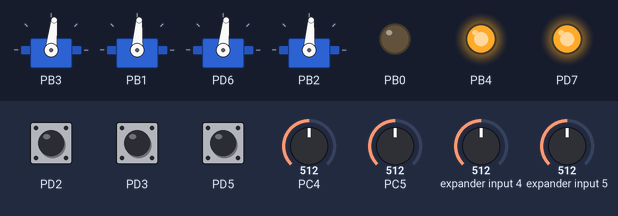
Recording of a program running on a simulated ATmega328P, built with avr-gcc and emulated at 16 MHz. Parts: 4 × servo, output pins drawn as LEDs (lit = HIGH). The test bench sets the inputs (shaded band); at power-on: PC4 = 512, PC5 = 512, expander input 4 = 512, expander input 5 = 512, PD2 HIGH, PD3 HIGH, PD5 HIGH. Servo pulses on a pin are drawn as a servo (544–2400 µs = 0–180°); pins used as bus, display or sensor lines are not drawn.

Above: at 1.2 s.
1.3 s: PC4 set to 716
At 2.5 s:
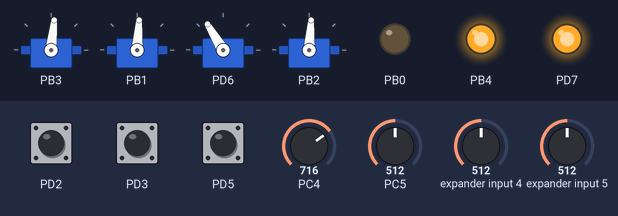
2.8 s: PC5 set to 716
At 3.8 s:
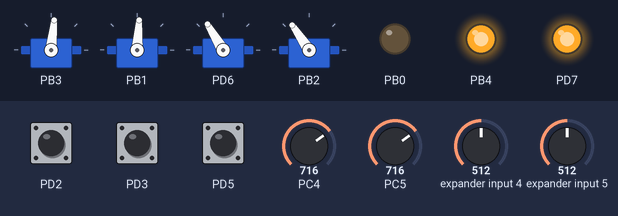
4.3 s: expander input 4 set to 716
At 5.5 s:
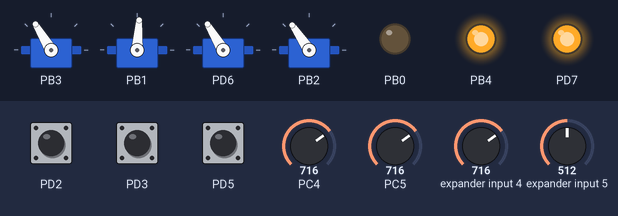
5.8 s: expander input 5 set to 716
At 6.5 s:
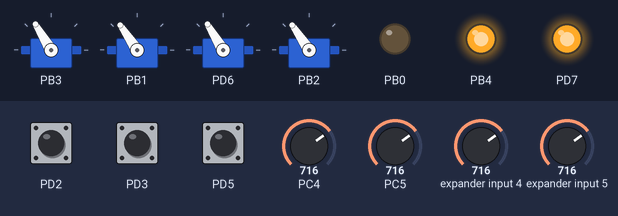
7.3 s: PD2 pulled LOW for 0.15 s
At 8.6 s:
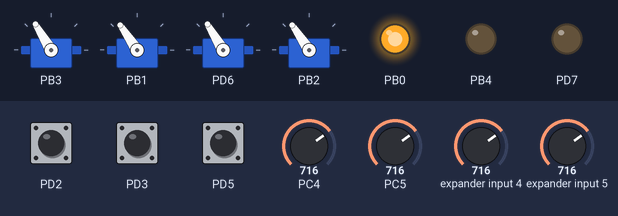
8.9 s: PD3 pulled LOW for 0.15 s
At 9.8 s:
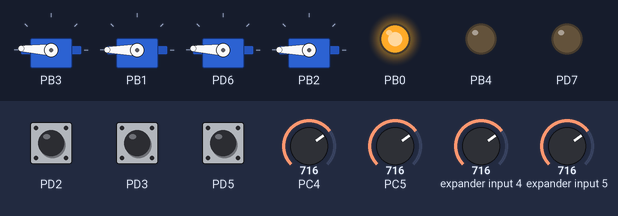
Timing chart, 0 to 11.5 s (numbered marks = the images above; inputs shaded):
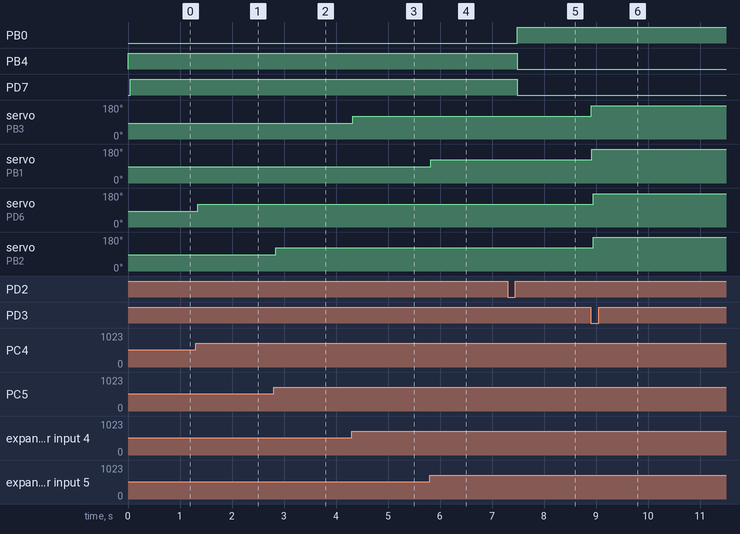

Measured:
- after the input at 1.3 s, servo on PD6: 84° → 121° at once
- after the input at 2.8 s, servo on PB2: 86° → 124° at once
- after the input at 4.3 s, servo on PB3: 84° → 121° at once
- after the input at 5.8 s, servo on PB1: 86° → 124° at once
- after the input at 7.3 s, PB0: LOW → HIGH after 0.18 s; PB4, PD7: HIGH → LOW after 0.18 s
- after the input at 8.9 s, servo on PB3: 121° → 177° at once; servo on PB1: 124° → 180° at once; servo on PD6: 121° → 177° after 0.05 s; servo on PB2: 124° → 180° after 0.05 s

The program:

main.c
```c
 //Universidad del Valle de Guatemala
 //Programacion de Microcontroladores
 //Autor: Rodrigo Javier Lara
 //Proyecto: Proyecto 2


#define F_CPU 16000000UL	//Frecuencia de 16MHZ


//Librerias del sistema
#include <avr/io.h>			 //Liberia para los registros
#include <util/delay.h>		 //Libreria para los delays
#include <avr/interrupt.h>	 //Libreria para las interupciones
#include <stdint.h>			 //Libreria para enteros
#include <avr/eeprom.h>		//Libreria para la memoria eeprom


//Libreria propias

#include "PWM1.h"	//Libreria del TIMER1
#include "PWM2.h"		//Libreria del TIMER2
#include "PWM0.h"		//Libreria del TIMER0
#include "ADC.h"		//Libreria del ADC
#include "USART.h"	//Libreria de comunicacion adafruit

#include <avr/eeprom.h>

//Declaración de funciones
void INT0_ISR(void);
void setup(void);
void entradas_ADC(void);
void INT_PCINT2(void);

//Declaracion de motores servo para Eppromm
void conf_servos(uint8_t m1, uint8_t m2, uint8_t m3, uint8_t m4);

//Configuracion de vairiables
//Estados del sistema
uint8_t estado = 0;
uint8_t ADAFRUIT_IO = 1; // Bandera para identificar se se espera un canal o valor de ADAFRUIT
uint8_t CANAL_AD = 0; // Canal (a que enviar la se?al)
uint8_t ADA_Value = 0; // Valor transmitido desde adafruit
uint8_t UN = 0; // Valor transmitido desde adafruit
uint8_t DE = 0; // Valor transmitido desde adafruit
uint8_t CE = 0; // Valor transmitido desde adafruit

//Entradas del ADC
uint8_t DutyC1 = 0;
uint8_t DutyC2 = 0;
uint8_t DutyC3 = 0;
uint8_t DutyC4 = 0;

//Entradas del Los servos --> EEPROM
uint8_t servo1 = 0;
uint8_t servo2 = 0;
uint8_t servo3 = 0;
uint8_t servo4 = 0;

//Configuracion de variables USART
volatile uint8_t servo1_MA = 0; // Valor de servo 1 cuando se conecta a ADAFRUIT/NUBE
volatile uint8_t servo2_MA = 0; // Valor de servo 2 cuando se conecta a ADAFRUIT/NUBE
volatile uint8_t servo3_MA = 0; // Valor de servo 3 cuando se conecta a ADAFRUIT/NUBE
volatile uint8_t servo4_MA = 0; // Valor de servo 4 cuando se conecta a ADAFRUIT/NUBE
volatile uint8_t RX_READ; // Valor de RX cuando se lee
volatile uint8_t RX_WRITE; // Valor de RX cuando se escribe

int main(void){
	cli();			//Se desactivan las interupcciones Globales

	//config de timers

	//timer1
	TCCR1A = 0;
	TCCR1B = 0;

	//timer2
	TCCR2A = 0;
	TCCR2B = 0;

	//timer0
	TCCR0A = 0;
	TCCR0B = 0;

	initADC();			//Configuraci?n del ADC
	initUART9600();		//Configuraci?n del USART

	//Configuracion del PWM//

	//--> TIMER1
	initPWM1A(no_invertido,8,39999);
	initPWM2A(no_invertido,1024);

	//--> TIMER 2
	initPWM1B(no_invertido,8,39999);

	//--> TIMER 0
	initPWM0FastA(no_invertido, 1024);

	//se configuran las interrupciones
	INT0_ISR();		//Funci?n de la interrupci?n INT0 -- PD2
	INT_PCINT2();	//Funci?n de la interrupci?n PCINT2 -- PD3 y PD5

	sei();		//Se activan las interupcciones Globales

	while (1) {

		if (estado == 0){				//Estado 0 -- Modo manual 1
										//-->Escribir EEPROM  -- Posici?n 1 y 2
			// -> LEDS
			PORTB |= (1<<DDB4);		//Se enciende la led 1 - PB4
			PORTB &= ~(1<<DDB0);	//Se apaga la led 2 - PB0
			PORTD &= ~(1<<DDD7);	//Se apaga la led 3 - PD7

			entradas_ADC();			//Se llama a la funcion de los servos - manuales

		}
		else if (estado == 1){			//Estado 1 -- Modo manual 2
										//-->Escribir EEPROM  -- Posicion 3 y 4
			// -> LEDS
			PORTD |= (1<<DDD7);		//Se enciende la led 3 - PD7

			entradas_ADC();			//Se llama a la funcion de los servos - manuales

		}

		else if (estado == 2){		//Estado 2 -- Lectura de EEPROM Posicion 1 y 2
			// -> LEDS
			PORTB |= (1<<DDB0);		//Se enciende la led 2 - PB0
			PORTB &= ~(1<<DDB4);	//Se apaga la led 1 - PB4
			PORTD &= ~(1<<DDD7);	//Se apaga la led 3 - PD7

		}
		else if (estado == 3){		//Estado 3 -- Lectura de EEPROM Posicion 3 y 4
			// -> LEDS
			PORTD |= (1<<DDD7);		//Se enciende la led 3 - PD7
			PORTB &= ~(1<<DDB0);	//Se apaga la led 2 - PB0

		}
		else {						//Estado 4 -- Comunicaci?n ADAFRUIT_IO
			// -> LEDS
			PORTB |= (1<<DDB0);		//Se enciende la led 2 - PB0

			//--> Se llama a la funcion para configurar los servos
			conf_servos(servo1_MA, servo2_MA, servo3_MA, servo4_MA);

		}

	} // Ciclo while (bucle principal)

} //Ciclo Main


//Configuraciion de funciones

//-->Configuracion del boton de cambio de modo --- PD2
void INT0_ISR(void){
	EICRA = (1<<ISC01)|(1<<ISC00);
	EIMSK = (1<<INT0);

	//Confifguraci?n de los puertos -- LEDS
	//-> Puertos de salida
	DDRB |= (1<<DDB4)|(1<<DDB0);			//Se configura PB4 y PB0 como salidas
	PORTB &= ~(1<<DDB4)|~(1<<DDB0);			//Se inicializa PB4 y PB0 en 0

	DDRD |= (1<<DDD7);						//Se configura PD7 como salida
	PORTB &= ~(1<<DDB7);					//Se inicializa PD7 en 0

	//->Puertos de entrada
	DDRD &= ~(1<<DDD2);		//PD2 como entrada --- Interupcion INT0
	PORTD |= (1<<DDD2);		//PD2 con pull up
}

//-->Configuracion de la interrupcion PCINT2 --- PD3 y PD5
void INT_PCINT2(void){
	//Configuraci?n puertos de entrada
	DDRD &= ~(1<<DDD3);			//->PD3 como entrada
	DDRD &= ~(1<<DDD5);			//->PD5 como entrada
	PORTD |= (1<<DDD3)|(1<<DDD5);		//PD3 y PD5 se inicializan en 0

	PCMSK2 |= (1<<DDD3)|(1<<DDD5);  //Configuraci?n de PCINT19 y PCINT21
	PCICR |= (1<<PCIE2);
}

//-->Configuraci?n de entradas generales
void setup (void){
	DDRC = 0;		// PUERTO C COMO ENTRADA

}

//-->Se define la funci?n de las entradas de ADC y modificaci?n de servomotores
void entradas_ADC(void){
	DutyC1 = ADC_CONVERT(7);	//Se lee el canal AD7
	updateDutyCA1(DutyC1);		//Se envia los datos al servo 1 -- PWM1 Canal A
	ADMUX &= 0xF0;
	ADMUX |= (0<<MUX3)|(1<<MUX2)|(1<<MUX1)|(1<<MUX0);	//Se multiplexea para ADC7
	ADCSRA |= (1<<ADSC);		//Se inicia nuevamente el ADC
	_delay_ms(10);


	DutyC2 = ADC_CONVERT(6);	//Se lee el canal AD6
	updateDutyCA2(DutyC2);		//Se envia los datos al servo 2 -- PWM2 Canal A
	ADMUX &= 0xF0;
	ADMUX |= (0<<MUX3)|(1<<MUX2)|(1<<MUX1)|(0<<MUX0);	//Se multiplexea para ADC6
	ADCSRA |= (1<<ADSC);		//Se inicia nuevamente el ADC
	_delay_ms(10);


	DutyC3 = ADC_CONVERT(5);	//Se lee el canal AD5
	updateDutyCB1(DutyC3);		//Se envia los datos al servo 3 -- PWM1 Canal B
	ADMUX &= 0xF0;
	ADMUX |= (0<<MUX3)|(1<<MUX2)|(0<<MUX1)|(1<<MUX0);	//Se multiplexea para ADC5
	ADCSRA |= (1<<ADSC);		//Se inicia nuevamente el ADC
	_delay_ms(10);


	DutyC4 = ADC_CONVERT(4);	//Se lee el canal AD4
	updateDutyCycleA(DutyC4);	//Se envia los datos al servo 4 -- PWM0 Canal A
	ADMUX &= 0xF0;
	ADMUX |= (0<<MUX3)|(1<<MUX2)|(0<<MUX1)|(0<<MUX0);	//Se multiplexea para ADC4
	ADCSRA |= (1<<ADSC);		//Se inicia nuevamente el ADC
	_delay_ms(10);
}

//--> Configuraci?n de la funci?n de EEPROM/SERVOMOTORES
void conf_servos(uint8_t m1, uint8_t m2, uint8_t m3, uint8_t m4){
	updateDutyCA1(m1);		//Actualiza el servomotor 1
	_delay_ms(10);

	updateDutyCA2(m2);		//Actualiza el servomotor 2
	_delay_ms(10);

	updateDutyCB1(m3);		//Actualiza el servomotor 3
	_delay_ms(10);

	updateDutyCycleA(m4);	//Actualiza el servomotor 4
	_delay_ms(10);

}


//Configuraci?n Vectores de interrupci?n

//--> Vector de interrupcion Externo INT0
ISR(INT0_vect){
	estado++;		  //Se usa la variable "estado" como contador de los modos
	if(estado == 5){
		estado = 0;	  //Al llegar a 5 el contador, este se reinicia a 0--> Estado 0
	}
}

//--> Vector de interrupcion PCINT2
ISR(PCINT2_vect){
	if (estado == 0){				//Guarda la posici?n 1 y 2 en la EEPROM
		if((PIND & (1<<PIND3))==0){						//--> Posici?n 1
			eeprom_write_byte((uint8_t*)0x00, DutyC1);
			eeprom_write_byte((uint8_t*)0x01, DutyC2);
			eeprom_write_byte((uint8_t*)0x02, DutyC3);
			eeprom_write_byte((uint8_t*)0x03, DutyC4);
		}  //eSPERAR 4 SEGUNDOS ANTES DE OTRA ACCI?N

		if((PIND & (1<<PIND5))==0){						//--> Posici?n 2
			eeprom_write_byte((uint8_t*)0x04, DutyC1);
			eeprom_write_byte((uint8_t*)0x05, DutyC2);
			eeprom_write_byte((uint8_t*)0x06, DutyC3);
			eeprom_write_byte((uint8_t*)0x07, DutyC4);
		} //ESPERAR 4 SEGUNDOS ANTES DE OTRA ACCI?N
	}
	else if (estado == 1){				//Guarda la posici?n 3 y 4 en la EEPROM
		if((PIND & (1<<PIND3))==0){						//--> Posici?n 3
			eeprom_write_byte((uint8_t*)0x08, DutyC1);
			eeprom_write_byte((uint8_t*)0x09, DutyC2);
			eeprom_write_byte((uint8_t*)0x0A, DutyC3);
			eeprom_write_byte((uint8_t*)0x0B, DutyC4);
		} //eSPERAR 4 SEGUNDOS ANTES DE OTRA ACCI?N

		if((PIND & (1<<PIND5))==0){						//--> Posici?n 4
			eeprom_write_byte((uint8_t*)0x0C, DutyC1);
			eeprom_write_byte((uint8_t*)0x0D, DutyC2);
			eeprom_write_byte((uint8_t*)0x0E, DutyC3);
			eeprom_write_byte((uint8_t*)0x0F, DutyC4);
		} //ESPERAR 4 SEGUNDOS ANTES DE OTRA ACCI?N

	}
	else if (estado == 2){				//Realiza la posici?n 1 y 2 gurdada en la EEPROM
		if((PIND & (1<<PIND3))==0){						//--> Posici?n 1
			//_delay_ms(10);
			servo1 = eeprom_read_byte((uint8_t*)0x00);
			servo2 = eeprom_read_byte((uint8_t*)0x01);
			servo3 = eeprom_read_byte((uint8_t*)0x02);
			servo4 = eeprom_read_byte((uint8_t*)0x03);

			//-->Se llama a la funci?n para configurar los servos
			conf_servos(servo1, servo2, servo3, servo4);

		} //ESPERAR 4 SEGUNDOS ANTES DE OTRA ACCI?N

		if((PIND & (1<<PIND5))==0){						//--> Posici?n 2
			//_delay_ms(10);
			servo1 = eeprom_read_byte((uint8_t*)0x04);
			servo2 = eeprom_read_byte((uint8_t*)0x05);
			servo3 = eeprom_read_byte((uint8_t*)0x06);
			servo4 = eeprom_read_byte((uint8_t*)0x07);

			//-->Se llama a la funci?n para configurar los servos
			conf_servos(servo1, servo2, servo3, servo4);
		}//ESPERAR 4 SEGUNDOS ANTES DE OTRA ACCI?N
	}
	else if (estado == 3){					//Realiza la posici?n 3 y 4 gurdada en la EEPROM
		if((PIND & (1<<PIND3))==0){							//--> Posici?n 3
			servo1 = eeprom_read_byte((uint8_t*)0x08);
			servo2 = eeprom_read_byte((uint8_t*)0x09);
			servo3 = eeprom_read_byte((uint8_t*)0x0A);
			servo4 = eeprom_read_byte((uint8_t*)0x0B);

			//-->Se llama a la funci?n para configurar los servos
			conf_servos(servo1, servo2, servo3, servo4);
		} //ESPERAR 4 SEGUNDOS ANTES DE OTRA ACCI?N

		if((PIND & (1<<PIND5))==0){							//--> Posici?n 4
			servo1 = eeprom_read_byte((uint8_t*)0x0C);
			servo2 = eeprom_read_byte((uint8_t*)0x0D);
			servo3 = eeprom_read_byte((uint8_t*)0x0E);
			servo4 = eeprom_read_byte((uint8_t*)0x0F);

			//-->Se llama a la funci?n para configurar los servos
			conf_servos(servo1, servo2, servo3, servo4);
		}//ESPERAR 4 SEGUNDOS ANTES DE OTRA ACCI?N
	}
	else{
		//La interrupci?n no hace ninguna acci?n en este caso
	}
}

//--->Vector de interrupci?n ADC
ISR(ADC_vect){
	ADCSRA |= (1 << ADIF);	//LIMPIA LA BANDERA
}

//---->Vector de  interrupci?n de USART
ISR(USART_RX_vect){
	RX_READ = UDR0;			//Posici?n temporal para el valor leido
	switch(ADAFRUIT_IO){
		case 1:				// El primero es un char de 1 a 4
		CANAL_AD = RX_READ; //De 1 a 4
		ADAFRUIT_IO +=1;
		break;

		case 2:				//El 2do es Centenas
		CE = 100*(((uint8_t) RX_READ) - 48);
		ADAFRUIT_IO += 1;
		break;

		case 3:				//El 3ro es Decenas
		DE = 10*(((uint8_t) RX_READ) - 48);
		ADAFRUIT_IO += 1;
		break;

		case 4:				//El 4to es Unidades
		UN = ((uint8_t) RX_READ) - 48;
		ADA_Value = CE+DE+UN; //Suma de transmisiones
		switch (CANAL_AD)
		{ //Dependiendo de a que le estoy enviando el valor, modifica el valor del servo
			case '1':
			servo1_MA = ADA_Value;		//El valor de ADAFRUIT se almacena en el servo_1
			break;

			case '2':
			servo2_MA = ADA_Value;		//El valor de ADAFRUIT se almacena en el servo_2
			break;

			case '3':
			servo3_MA = ADA_Value;		//El valor de ADAFRUIT se almacena en el servo_3
			break;

			case '4':
			servo4_MA = ADA_Value;		//El valor de ADAFRUIT se almacena en el servo_1
			break;

		}// Switch de los canales
		ADAFRUIT_IO = 1;		//Se establece en 1
		break;

	}//Switch --> Estados del Adafruit
}
```

ADC.c
```c
/*

 *  Author: yemo0
 */

// Configuraci?n para el ADC.

#include "ADC.h"

void initADC(void){
	ADMUX = 0;
	ADMUX |= (1 << REFS0);		// VREF = AVCC
	ADMUX &= ~(1 << REFS1);		// VREF = AVCC
	ADMUX |= (1 << ADLAR);		// JUSTIFICACION A LA DERECHA

	ADCSRA = 0;
	ADCSRA |= (1 << ADEN);		// ENCIENDER EL ADC
	ADCSRA |= (1 << ADIE);		// HABILITAR ISR ADC
	ADCSRA |= (1 << ADPS0);
	ADCSRA |= (1 << ADPS1);
	ADCSRA |= (1 << ADPS2);		// PRESCALES 128 -> 16M = 125kHz

	//Entradas para los potenciometros.

	DIDR0 |= (1 << ADC0D);		// DESABILITAR LA ENTRADA DIGITAL PC0
	DIDR0 |= (1 << ADC1D);		// DESABILITAR LA ENTRADA DIGITAL PC1
	DIDR0 |= (1 << ADC2D);		// DESABILITAR LA ENTRADA DIGITAL PC2
	DIDR0 |= (1 << ADC3D);		// DESABILITAR LA ENTRADA DIGITAL PC3
}

uint8_t ADC_CONVERT(uint8_t canal){
	ADMUX = (ADMUX & 0xF0)|canal;	// SELECCION DEL CANAL
	ADCSRA |= (1<<ADSC);			// INICIA EL ADC
	while((ADCSRA)&(1<<ADSC));		// FINALIZA LA CONVERSION
	return(ADCH);
}
```

ADC.h
```c
/*
 * ADC.h
 *
 * Created: 19/05/2025 04:00:20
 *  Author: Rodrigo Lara
 */


#ifndef ADC_H_
#define ADC_H_

#include <avr/io.h>
#include <stdint.h>

void initADC(void);

uint8_t ADC_CONVERT(uint8_t canal);


#endif /* ADC_H_ */
```

PWM0.c
```c
/*
 * PWM0.c
 *
 * Created: 19/05/2025 04:01:39
 *  Author: Rodrigo Lara
 */


//Se llama a la libreria donde se declararon los prototipos de funci?n
#include "PWM0.h"

//Configuraci?n del mapeado del los servomotores
float map2(float x, float in_min, float in_max, float out_min, float out_max){
	return ((x - in_min)*(out_max - out_min)/(in_max - in_min)) + out_min;
}

void initPWM0FastA(uint8_t inverted, uint16_t prescaler){
	//Definimos que el pin PD6 es una saldia (OC0A)  - NO INVERTIDA
	DDRD |= (1<<DDD6);


	if(inverted){
		//Configurando OC0A como INVERTIDO
		TCCR0A |= (1<<COM0A1)|(1<<COM0A0);
		}else{
		//Configurando OC0A como NO INVERTIDO
		TCCR0A |= (1<<COM0A1);
	}

	//Definimos PWM modo FAST TOP = 0xFF (MAX) --- Es igual para ambos TCCR0A y TCCR0B
	TCCR0A |= (1<<WGM01)|(1<<WGM00);

	//Seleccionamos el Prescaler de 1024
	TCCR0B |= (1<<CS02)|(1<<CS00);
}

//--> Se configura el ciclo de trabajo del canal A // PD6
void updateDutyCycleA(uint8_t duty){
	OCR0A = map2(duty,0,255,6,36);
}
```

PWM0.h
```c
/*
 * PWM0.h
 *
 * Created: 19/05/2025 04:01:51
 *  Author: Rodrigo Lara
 */


#ifndef PWM0_H_
#define PWM0_H_

//->Se definen las librerias
#include <stdalign.h>
#include <avr/io.h>			//Se declara para usar los registros

//Definimos etiquetas/Variables que se pueden usar mas adelante
#define invertido 1
#define no_invertido 0

//Declarar una funci?n de mapeo para convertir el valor del potenci?metro en el ciclo de trabajo del PWM
float map2(float x, float in_min, float in_max, float out_min, float out_max);

//->Funciones para configurar PWM0 - TIMER0- modo FAST

//Prototipo de Funci?n del PWM0 modo fast usando TIMER0 - Canal A
void initPWM0FastA(uint8_t inverted, uint16_t prescaler);

void updateDutyCycleA(uint8_t duty);	//Canal A


#endif /* PWM0_H_ */
```

PWM1.c
```c
//Se llama a la libreria donde se declararon los prototipos de funci?n
#include "PWM1.h"

//Configuraci?n del mapeado del los servomotores
float map(float x, float in_min, float in_max, float out_min, float out_max){
	return ((x - in_min)*(out_max - out_min)/(in_max - in_min)) + out_min;
}

void initPWM1A(uint8_t inverted, uint16_t prescaler, uint16_t top){
	//Definimos que el pin PB1 es una saldia (OC1A)  - NO INVERTIDA
	DDRB |= (1 << DDB1);
	TCCR1A |= (1 << WGM11);				 //PWM MODO FAST ICR1
	TCCR1B |= (1 << WGM13)|(1 << WGM12); //PWM MODO FAST ICR1
	ICR1 = top;

	if (inverted) {
		TCCR1A |= (1 << COM1A1)|(1 << COM1A0);//PWM INVERTIDO
		} else	 {
		TCCR1A |= (1 << COM1A1);//PWM NO INVERTIDO
	}

	if (prescaler == 8) {
		//Se define un prescaler de 8
		TCCR1B |= (1 << CS11);
		} else {
		TCCR1B |= (1 << CS12);
	}
}

void initPWM1B(uint8_t inverted, uint16_t prescaler, uint16_t top){
	//Definimos que el pin PB2 es una saldia (OC1B)  - NO INVERTIDA
	DDRB |= (1 << DDB2);
	TCCR1A |= (1 << WGM11);				 //PWM MODO FAST ICR1
	TCCR1B |= (1 << WGM13)|(1 << WGM12); //PWM MODO FAST ICR1
	ICR1 = top;

	if (inverted) {
		TCCR1A |= (1 << COM1B1)|(1 << COM1B0);//PWM INVERTIDO
		} else	 {
		TCCR1A |= (1 << COM1B1);//PWM NO INVERTIDO
	}

	if (prescaler == 8) {
		//Se define un prescaler de 8
		TCCR1B |= (1 << CS11);
		} else {
		TCCR1B |= (1 << CS12);
	}
}

//--> Se configura el ciclo de trabajo del canal A // PB1
void updateDutyCA1(uint8_t duty){   //--->900=0? 2800=90? 48000=180?
	OCR1A = map(duty,0,255,900,4800);
}

//--> Se configura el ciclo de trabajo del canal B // PB2
void updateDutyCB1(uint8_t duty){
	OCR1B = map(duty,0,255,900,4800);
}
//external interruption 
```

PWM1.h
```c
#ifndef PWM1_H_
#define PWM1_H_

//Se llaman a las librerias
#include <avr/io.h>
#include <stdint.h>

//Definimos etiquetas/Variables que se pueden usar mas adelante
#define invertido 1
#define no_invertido 0

void initPWM1A(uint8_t inverted, uint16_t prescaler, uint16_t top);	//Configuraci?n Canal A

void initPWM1B(uint8_t inverted, uint16_t prescaler, uint16_t top);	//Configuraci?n Canal B

void updateDutyCA1(uint8_t duty);	//Configurar ciclo de trabajo Canal A

void updateDutyCB1(uint8_t duty);	//Configurar ciclo de trabajo Canal B


//Declarar una funci?n de mapeo para convertir el valor del potenci?metro en el ciclo de trabajo del PWM
float map(float x, float in_min, float in_max, float out_min, float out_max);

#endif /* PWM1_H_ */
```

PWM2.c
```c
/*
 * PWM2.c
 *
 * Created: 19/05/2025 04:05:31
 *  Author: Rodrigo Lara
 */


//Se llama a la libreria donde se declararon los prototipos de funci?n
#include "PWM2.h"

//Configuraci?n del mapeado del los servomotores
float map1(float x, float in_min, float in_max, float out_min, float out_max){
	return ((x - in_min)*(out_max - out_min)/(in_max - in_min)) + out_min;
}

void initPWM2A(uint8_t inverted, uint16_t prescaler){
	//Definimos que el pin PB3 es una saldia (OC2A)  - NO INVERTIDA
	DDRB |= (1 << DDB3);

	//-->Definimos PWM modo FAST TOP = 0xFF (MAX)
	TCCR2A |= (1 << WGM21)|(1 << WGM20); //PWM MODO FAST

	if (inverted) {
		//-->Configurando OC2A como INVERTIDO
		TCCR2A |= (1 << COM2A1)|(1 << COM2A0);//PWM INVERTIDO
		} else	 {
			//-->Configurando OCBA como INVERTIDO
		TCCR2A |= (1 << COM2A1);//PWM NO INVERTIDO
	}

	if (prescaler == 1024) {
		//Seleccionamos el Prescaler de 1024
		TCCR2B |= (1 << CS22)|(1 << CS21)|(1 << CS20);
		} else {
		TCCR2B |= (1 << CS20);
	}
}

//--> Se configura el ciclo de trabajo del canal A // PB3
void updateDutyCA2(uint8_t duty){
	OCR2A = map1(duty,0,255,6,36);
}
```

Source omitted: PWM2.h (700 bytes), USART.c (2182 bytes), USART.h (394 bytes)
